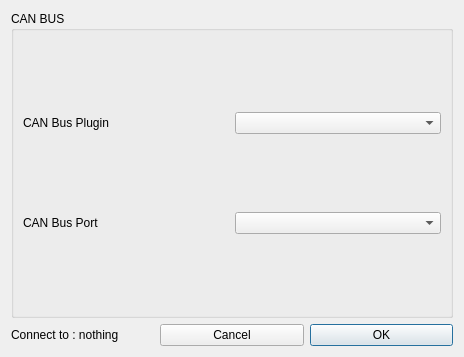
<?xml version="1.0" encoding="UTF-8"?>
<ui version="4.0">
 <class>ConnectDialog</class>
 <widget class="QDialog" name="ConnectDialog">
  <property name="geometry">
   <rect>
    <x>0</x>
    <y>0</y>
    <width>464</width>
    <height>357</height>
   </rect>
  </property>
  <property name="windowTitle">
   <string>Dialog</string>
  </property>
  <layout class="QGridLayout" name="gridLayout">
   <item row="0" column="0" colspan="3">
    <widget class="QGroupBox" name="groupBoxConnect">
     <property name="title">
      <string>CAN BUS</string>
     </property>
     <layout class="QGridLayout" name="gridLayout_2">
      <item row="1" column="0">
       <widget class="QLabel" name="labelPort">
        <property name="text">
         <string>CAN Bus Port</string>
        </property>
       </widget>
      </item>
      <item row="0" column="0">
       <widget class="QLabel" name="labelPlugin">
        <property name="text">
         <string>CAN Bus Plugin</string>
        </property>
       </widget>
      </item>
      <item row="0" column="1">
       <widget class="QComboBox" name="comboBoxPlugin"/>
      </item>
      <item row="1" column="1">
       <widget class="QComboBox" name="comboBoxPort"/>
      </item>
     </layout>
    </widget>
   </item>
   <item row="2" column="0">
    <widget class="QLabel" name="labelValidation">
     <property name="text">
      <string>Connect to : nothing</string>
     </property>
    </widget>
   </item>
   <item row="2" column="2">
    <widget class="QPushButton" name="okButton">
     <property name="text">
      <string>OK</string>
     </property>
    </widget>
   </item>
   <item row="2" column="1">
    <widget class="QPushButton" name="cancelButton">
     <property name="text">
      <string>Cancel</string>
     </property>
     <property name="default">
      <bool>false</bool>
     </property>
    </widget>
   </item>
  </layout>
 </widget>
 <resources/>
 <connections/>
</ui>
